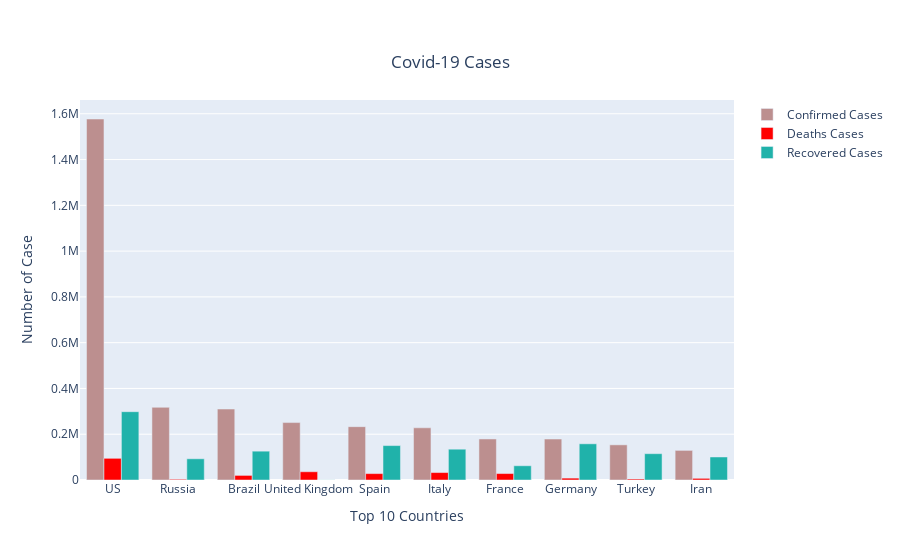

The notebook cell saved with this chart:
### Code cell
from plotly import graph_objects as go
fig = go.Figure()

fig.add_trace(go.Bar(
    x=cf.index,
    y=cf['Confirmed'],
    name='Confirmed Cases',
    marker_color='rosybrown'
))

fig.add_trace(go.Bar(
    x=cf.index,
    y=cf['Deaths'],
    name='Deaths Cases',
    marker_color='red'
))

fig.add_trace(go.Bar(
     x=cf.index,
     y=cf['Recovered'],
     name='Recovered Cases',
     marker_color='lightseagreen',
))
fig.update_layout(title={
        'text': "Covid-19 Cases",
        'y':0.9,
        'x':0.5,
        'xanchor': 'center',
        'yanchor': 'top'},xaxis_title="Top 10 Countries",
    yaxis_title="Number of Case") 
fig.show()

### Figure 1 — Plotly figure (JSON) as saved in the notebook; plotly's stock layout.template omitted (floating-point values rounded to 4 significant figures)
{"data": [{"marker": {"color": "rosybrown"}, "name": "Confirmed Cases", "type": "bar", "x": ["US", "Russia", "Brazil", "United Kingdom", "Spain", "Italy", "France", "Germany", "Turkey", "Iran"], "y": [1577147, 317554, 310087, 250908, 233037, 228006, 179306, 179021, 153548, 129341]}, {"marker": {"color": "red"}, "name": "Deaths Cases", "type": "bar", "x": ["US", "Russia", "Brazil", "United Kingdom", "Spain", "Italy", "France", "Germany", "Turkey", "Iran"], "y": [94702, 3099, 20047, 36042, 27940, 32486, 28193, 8203, 4249, 7249]}, {"marker": {"color": "lightseagreen"}, "name": "Recovered Cases", "type": "bar", "x": ["US", "Russia", "Brazil", "United Kingdom", "Spain", "Italy", "France", "Germany", "Turkey", "Iran"], "y": [298418, 92681, 125960, 508, 150376, 134560, 62216, 158087, 114990, 100564]}], "layout": {"title": {"text": "Covid-19 Cases", "x": 0.5, "xanchor": "center", "y": 0.9, "yanchor": "top"}, "xaxis": {"title": {"text": "Top 10 Countries"}}, "yaxis": {"title": {"text": "Number of Case"}}}}
